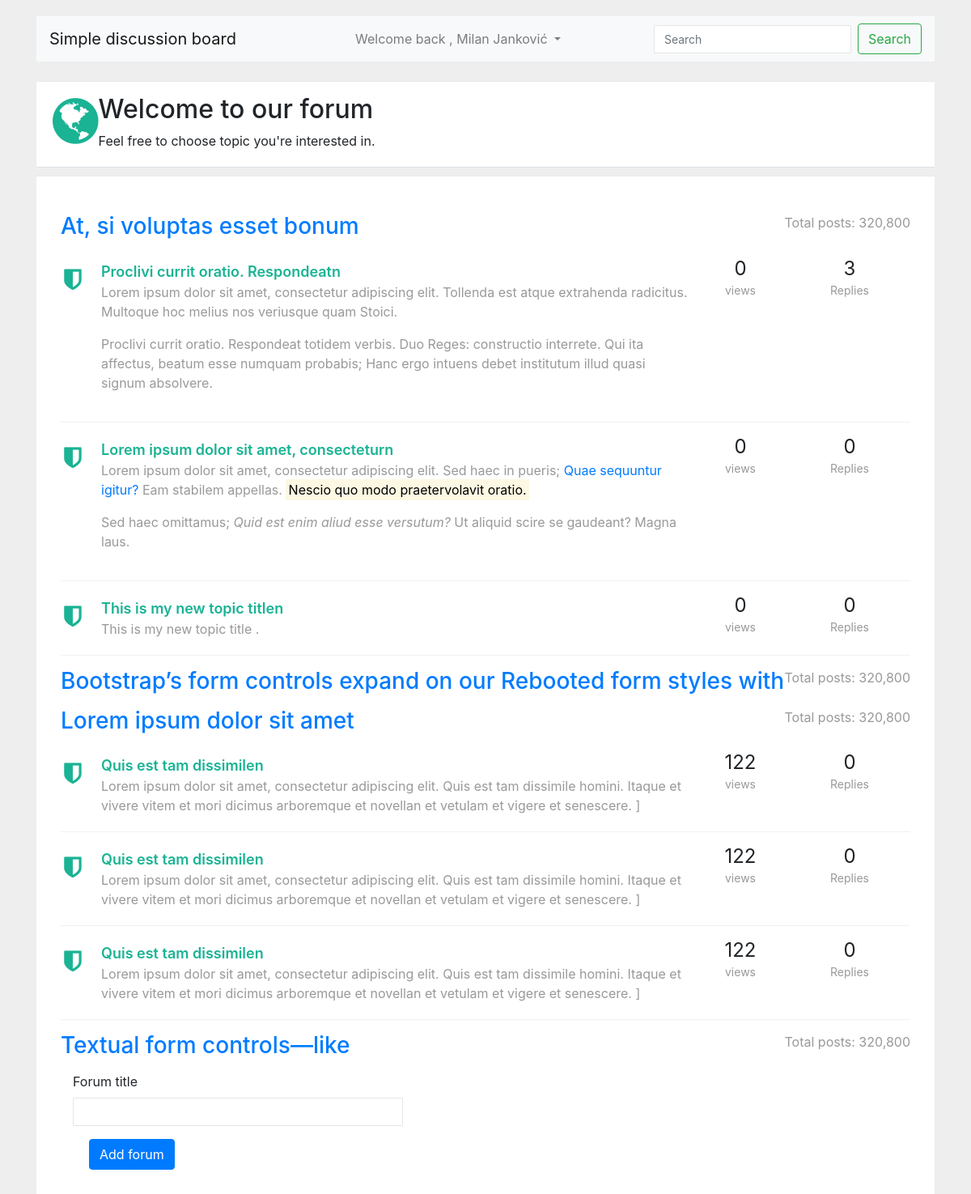
The page / (signed in) on the database its author committed.
### tables this page shows
CREATE TABLE `forums` (
  `id` int(11) UNSIGNED NOT NULL,
  `title` varchar(122) NOT NULL,
  `slug` varchar(122) NOT NULL,
  `created_at` datetime NOT NULL,
  `updated_at` datetime NOT NULL,
  `user_id` int(11) NOT NULL
);

CREATE TABLE `topics` (
  `id` int(11) NOT NULL,
  `title` varchar(211) NOT NULL,
  `topic_sub_title` text DEFAULT NULL,
  `user_id` int(11) NOT NULL,
  `views` int(11) NOT NULL DEFAULT 0,
  `slug` varchar(122) NOT NULL,
  `likes` int(11) NOT NULL DEFAULT 0,
  `dislikes` int(11) NOT NULL DEFAULT 0,
  `created_at` datetime NOT NULL,
  `updated_at` datetime NOT NULL,
  `forum_id` int(11) NOT NULL
);

### include/class_autoloader.inc.php (called while the page is built, shortened)
<?php
function classAutoloader ( $className ){
	$path = 'classes/';
	$extension = '.class.php';
	$fullPath = $path . $className . $extension ;
}

### include/db.inc.php (called while the page is built, shortened)
<?php
class DbConnect {
	private $host = HOST;
	private $dbname = DBNAME;
	private $username = USERNAME;
	private $password = PASSWORD;
	protected function connect(){
		try {
			$sql = 'mysql:host='. $this -> host .';dbname='. $this -> dbname ;
			$pdo = new PDO ( $sql , $this -> username , $this -> password );
			$pdo -> setAttribute ( PDO::ATTR_DEFAULT_FETCH_MODE , PDO::FETCH_ASSOC );
			$pdo -> setAttribute ( PDO::ATTR_ERRMODE , PDO::ERRMODE_EXCEPTION );
			$pdo -> exec( 'set names utf8');
			return $pdo ;
		} catch ( PDOException $e) {
			echo $e -> getMessage();
		}
	}
}

### classes/forum.class.php (called while the page is built, shortened)
<?php
class Forum extends DbConnect {
public function getAllForums(){
	$sql = 'select * from forums order by title asc';
	$query = $this -> connect() -> query($sql);
	$forums = $query -> fetchAll();
	return $forums;
}
public function getLast3TopicsByForumId($forum_id ){
	$sql = 'select * from topics where forum_id = ? order by created_at desc limit 3';
	$query = $this -> connect() -> prepare($sql);
	$query -> execute([ $forum_id ]);
	$topics = $query -> fetchAll();
	return $topics ;
}
public function getCountOfTopicReplies($topic_id ){
	$sql = 'select * from replies where topic_id = ? ';
	$query = $this -> connect() -> prepare($sql);
	$query ->  execute([ $topic_id ]);
	$replies = count( $query -> fetchAll());
	return $replies;
}
}

### classes/admin.class.php (called while the page is built, shortened)
<?php
class Admin extends DbConnect {
public function checkIsUserAdmin(){
if( isset($_SESSION['is_admin']) == 1 ){
	return true;
} else {
	return false;
}
}
}

### index.php (the view, shortened to what this page needs)
<?php
require_once 'include/db.inc.php';
require_once 'include/class_autoloader.inc.php';
 ?>
 <!doctype html>
<html lang="en">
  <head>
    <?php require_once 'partials/__head.php' ?>
  </head>
  <body>
    <link href="https://maxcdn.bootstrapcdn.com/font-awesome/4.3.0/css/font-awesome.min.css" rel="stylesheet">
<div class="container">
<div class="row">
    <div class="col-lg-12">
        <div class="wrapper wrapper-content animated fadeInRight">
<?php require_once 'partials/__navbar.php' ?>
            <?php require_once 'partials/__top_nav.php' ?>
            <div class="ibox-content forum-container">
<?php
try {
$forum = new Forum();
foreach ( $forum -> getAllForums() as $forumSingle ){
?>
<div class="forum-title">
                    <div class="pull-right forum-desc">
                        <samll>Total posts: 320,800</samll>
                    </div>
                    <h3><a href="forum-topics.php?id=<?php echo $forumSingle['id'] ?>"><?php echo $forumSingle['title']; ?></a></h3>
                </div>
<?php
foreach ( $forum -> getLast3TopicsByForumId($forumSingle['id']) as $topicSingle ){
?>
  <div class="forum-item active">
                    <div class="row">
                        <div class="col-md-9">
                            <div class="forum-icon">
                                <i class="fa fa-shield"></i>
                            </div>
                            <a href="topic-replies.php?id=<?php echo $topic['id'] ?>" class="forum-item-title"><?php echo $topicSingle['title'] ?>n</a>
                            <div class="forum-sub-title"><?php echo $topicSingle['topic_sub_title'] ?></div>
                        </div>
                        <div class="col-md-1 forum-info">
                            <span class="views-number">
                                <?php echo $topicSingle['views'] ?>
                            </span>
                            <div>
                                <small>views</small>
                            </div>
                        </div>
                        <div class="col-md-2 forum-info">
                            <span class="views-number">
<?php
echo $forum -> getCountOfTopicReplies($topicSingle['id'])
 ?>
                            </span>
                            <div>
                                <small>Replies</small>
                            </div>
                        </div>
                    </div>
                </div>
<?php
}
?>
<?php
}
$admin = new Admin();
if( $admin -> checkIsUserAdmin()){
   ?>
<div class="col-md-5">
<form action="" method="POST">
  <div class="form-group">
    <label for="exampleInputEmail1">Forum title</label>
    <input type="text" class="form-control" id="exampleInputEmail1" aria-describedby="emailHelp" name="title">
  </div>
  <div class="form-check">
    <button class="btn btn-primary" name="addForum">Add forum</button>
  </div>
</form>
</div>
   <?php
}
} catch ( PDOException $e ){
    echo $e -> getMessage();
}
 ?>
            </div>
        </div>
    </div>
</div>
</div>
  </body>
</html>

### partials/__head.php (style rules this page uses)
body { margin-top:20px; background:#eee; }
.forum-item { margin: 10px 0; padding: 10px 0 20px; border-bottom: 1px solid #f1f1f1; }
.views-number { font-size: 24px; line-height: 18px; font-weight: 400; }
.forum-container, .forum-post-container { padding: 30px !important; }
.forum-item small { color: #999; }
.forum-item .forum-sub-title { color: #999; margin-left: 50px; }
.forum-title { margin: 15px 0 15px 0; }
.forum-info { text-align: center; }
.forum-desc { color: #999; }
.forum-icon { float: left; width: 30px; margin-right: 20px; text-align: center; }
a.forum-item-title { color: inherit; display: block; font-size: 18px; font-weight: 600; }
.forum-icon .fa { font-size: 30px; margin-top: 8px; color: #9b9b9b; }
.forum-item.active .fa { color: #1ab394; }
.forum-item.active a.forum-item-title { color: #1ab394; }
.ibox-content { background-color: #ffffff; color: inherit; padding: 15px 20px 20px 20px; border-color: #e7eaec; border-image: none; border-style: solid solid none; border-width: 1px 0; }
.form-control, .single-line { background-color: #FFFFFF; background-image: none; border: 1px solid #e5e6e7; border-radius: 1px; color: inherit; display: block; padding: 6px 12px; transition: border-color 0.15s ease-in-out 0s, box-shadow 0.15s ease-in-out 0s; width: 100%; font-size: 14px; }

### rows shown on the page
forums: title "At, si voluptas esset bonum"
topics: title "Proclivi currit oratio. Respondeat", topic_sub_title "Lorem ipsum dolor sit amet, consectetur adipiscing elit. Tollenda est atque extrahenda radicitus. Multoque hoc melius nos veriusque quam Stoici. Proclivi currit oratio. Respondeat totidem verbis. Duo Reges: constructio interrete. Qui ita affectus, beatum esse numquam probabis; Hanc ergo intuens debet institutum illud quasi signum absolvere.", views "0", id "3"
topics: title "Lorem ipsum dolor sit amet, consectetur", topic_sub_title "Lorem ipsum dolor sit amet, consectetur adipiscing elit. Sed haec in pueris; Quae sequuntur igitur? Eam stabilem appellas. Nescio quo modo praetervolavit oratio. Sed haec omittamus; Quid est enim aliud esse versutum? Ut aliquid scire se gaudeant? Magna laus.", views "0", id "0"
topics: title "This is my new topic title", topic_sub_title "This is my new topic title .", views "0", id "0"
forums: title "Bootstrap’s form controls expand on our Rebooted form styles with"
forums: title "Lorem ipsum dolor sit amet"
topics: title "Quis est tam dissimile", topic_sub_title "Lorem ipsum dolor sit amet, consectetur adipiscing elit. Quis est tam dissimile homini. Itaque et vivere vitem et mori dicimus arboremque et novellan et vetulam et vigere et senescere. ]", views "122", id "0"
topics: title "Quis est tam dissimile", topic_sub_title "Lorem ipsum dolor sit amet, consectetur adipiscing elit. Quis est tam dissimile homini. Itaque et vivere vitem et mori dicimus arboremque et novellan et vetulam et vigere et senescere. ]", views "122", id "0"
topics: title "Quis est tam dissimile", topic_sub_title "Lorem ipsum dolor sit amet, consectetur adipiscing elit. Quis est tam dissimile homini. Itaque et vivere vitem et mori dicimus arboremque et novellan et vetulam et vigere et senescere. ]", views "122", id "0"
forums: title "Textual form controls—like"

### other values the page prints
SITE_NAME "Simple discussion board"
$_SESSION['first_name'] "Milan"
$_SESSION['last_name'] "Janković"
